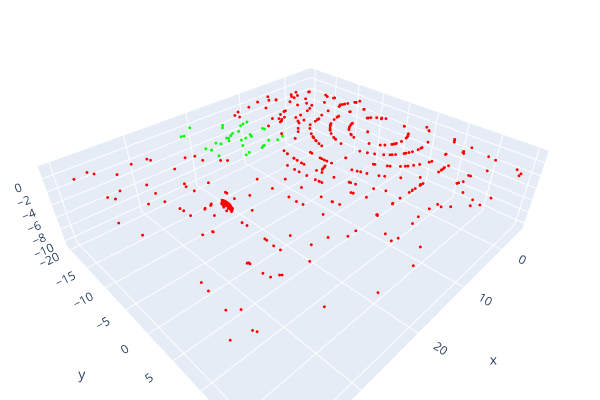

Here is the notebook cell this chart was saved with:
### Code cell
colors = np.zeros(val_predictions.shape)
for clas in range(3):
    colors[:, :, clas] = (np.argmax(val_predictions, axis=-1) == clas).astype(np.int32)

pcd = o3d.geometry.PointCloud()
pcd.points = o3d.utility.Vector3dVector(validation_batch[0][0])
pcd.colors = o3d.utility.Vector3dVector(colors[0])
o3d.visualization.draw_plotly([pcd])

### Figure 1 — Plotly figure (JSON) as saved in the notebook; plotly's stock layout.template omitted (floating-point values rounded to 4 significant figures; data arrays with more than 128 entries replaced by an {"elided": "..."} marker saying what was removed)
{"data": [{"marker": {"color": {"elided": "500x3 int values"}, "size": 1}, "mode": "markers", "type": "scatter3d", "x": {"elided": "500 float values"}, "y": {"elided": "500 float values"}, "z": {"elided": "500 float values"}}], "layout": {"height": 400, "margin": {"b": 0, "l": 0, "r": 0, "t": 0}, "scene": {"camera": {"center": {"x": 0, "y": 0, "z": 0}, "up": {"x": 0, "y": 0, "z": 1}}}, "showlegend": false, "width": 600}}
